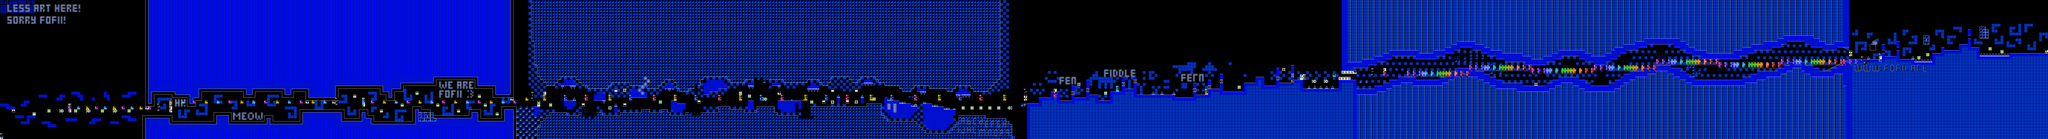

The image is a tile-based game level rendered from a .tmx file. Its description and source (layers, tilesets, objects; grid data summarised) follow:
An orthogonal 690x47 tile map with 16x16 px tiles, 2 tile layers (SP, ...), 2 tilesets, 2 image layers.

<map version="1.10" tiledversion="1.11.2" orientation="orthogonal" renderorder="right-down" width="690" height="47" tilewidth="16" tileheight="16" infinite="0" nextlayerid="5" nextobjectid="1">
 <editorsettings>
  <chunksize width="16" height="27" />
  <export target="../LEVELS/LEVEL DATA/lvlset_B/fofiifofiifofii.csv" format="csv" />
 </editorsettings>
 <tileset firstgid="1" name="famidash" tilewidth="16" tileheight="16" tilecount="256" columns="16">
  <image source="../../../GRAPHICS/famidash.bmp" width="256" height="256" />
 </tileset>
 <tileset firstgid="257" name="sprites" tilewidth="16" tileheight="16" tilecount="256" columns="16">
  <image source="../../../GRAPHICS/sprites.png" width="256" height="256" />
 </tileset>
 <imagelayer id="3" name="Image Layer 1" parallaxx="0.9" parallaxy="0.9" repeatx="1" repeaty="1">
  <image source="../../../GRAPHICS/Old/parallax Blue.bmp" width="144" height="72" />
 </imagelayer>
 <imagelayer id="4" name="Image Layer 2" offsetx="0" offsety="752" repeatx="1">
  <image source="../../../GRAPHICS/ground.bmp" width="64" height="128" />
 </imagelayer>
 <layer id="1" width="690" height="47">
  <data>[32430 cells, 32430 non-empty, 84 distinct tile ids]</data>
 </layer>
 <layer id="2" name="SP" width="690" height="47">
  <data>[32430 cells, 417 non-empty, 66 distinct tile ids]</data>
 </layer>
</map>
